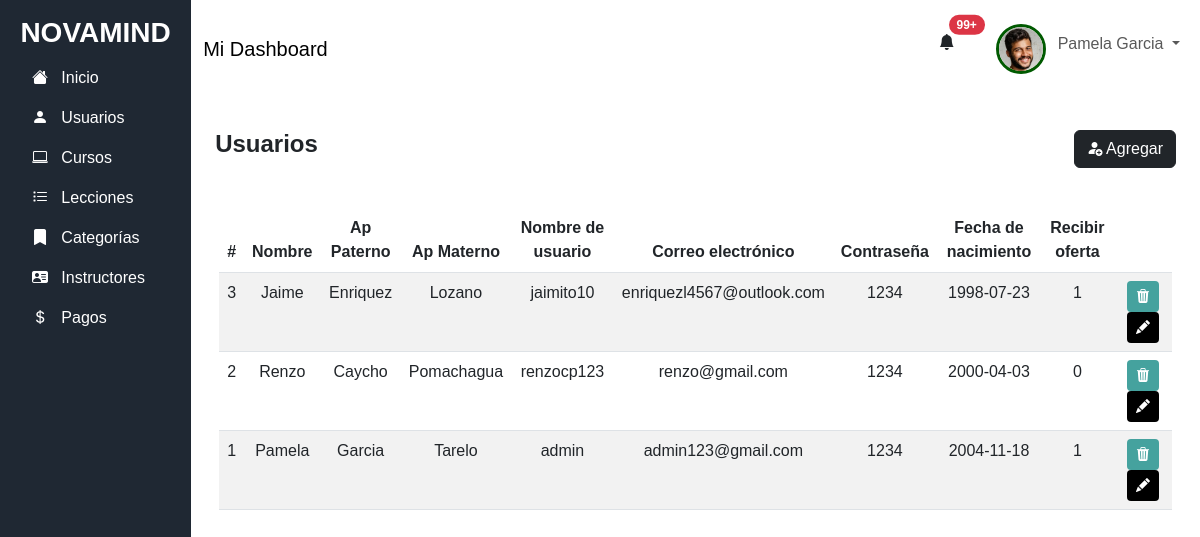
The page /admin/users.php (signed in) on the database its author committed.
### tables this page shows
create table users(
	idUser integer not null auto_increment,
	name char(30),
	ap char(30),
	am char(30),
	username varchar (50),
	email varchar(50),
	password varchar(100),
	birthDate date,
	profileImage varchar(30),
	recieveOffers boolean,
	registrationDate date,
	primary key (idUser)
);

### admin/users.php (the view, shortened to what this page needs)
<?php session_start();
    $user_data = $_SESSION['user_data'];
?>
<?php
    include "../php/conexion.php";
    $sql = "select * from users order by idUser desc";
    $res= $conexion->query("$sql") or die ($conexion->error);
?>
<!DOCTYPE html>
<html lang="en">
<head>
    <link rel="stylesheet" href="https://cdn.jsdelivr.net/npm/bootstrap-icons@1.11.3/font/bootstrap-icons.css">
   <link rel="stylesheet" href="https://cdn.jsdelivr.net/npm/bootstrap@5.3.0/dist/css/bootstrap.min.css">
   <link rel="stylesheet" href="https://cdn.jsdelivr.net/npm/sweetalert2@11.7.0/dist/sweetalert2.min.css">
    <link rel="stylesheet" href="../css/admin/usuario.css">
</head>
<body class="d-flex">
    <?php include "../layouts/aside.php"; ?>
    <main class="flex-grow-1 " >
    <?php include "../layouts/header.php"; ?>
        <section class="container mt-4 p-4">
            <div class="d-flex justify-content-between">
                <h4>Usuarios</h4>
                <button type="button" class="btn btn-dark" data-bs-toggle="modal" data-bs-target="#agregarUsuario">
                    <i class="bi bi-person-fill-add"></i>
                    Agregar
                </button>
            </div>
            <br>
            <div class="row p-3" style="text-align: center;">
                <table class="table table-striped">
                    <thead>
                      <tr>
                        <th scope="col">#</th>
                        <th scope="col">Nombre</th>
                        <th scope="col">Ap Paterno</th>
                        <th scope="col">Ap Materno</th>
                        <th scope="col">Nombre de usuario</th>
                        <th scope="col">Correo electrónico</th>
                        <th scope="col">Contraseña</th>
                        <th scope="col">Fecha de nacimiento</th>
                        <th scope="col">Recibir oferta</th>
                        <th></th>
                      </tr>
                    </thead>
                    <tbody>
                        <?php
                            while($fila = mysqli_fetch_array($res)){
                        ?>
                      <tr>
                        <td scope="row" style="text-align: center;">
                            <?php echo $fila['idUser'] ?>
                        </td>
                        <td>
                            <?php echo $fila['name'] ?>
                        </td>
                        <td>
                        <?php echo $fila['ap'] ?>
                        </td>
                        <td>
                        <?php echo $fila['am'] ?>
                        </td>
                        <td>
                        <?php echo $fila['username'] ?>
                        </td>
                        <td>
                        <?php echo $fila['email'] ?>
                        </td>
                        <td>1234</td>
                        <td>
                        <?php echo $fila['birthDate'] ?>
                        </td>
                        <td>
                        <?php echo $fila['recieveOffers'] ?>
                        </td>
                        <td>
                            <button id="eliminar" class="btn btn-sm mx-1 btnEliminar">
                                <i class="bi bi-trash3-fill"></i>
                              </button>
                            <button id="editar" class="btn btn-sm mx-1" data-bs-toggle="modal" data-bs-target="#editarUsuario">
                                <i class="bi bi-pencil-fill"></i>
                            </button>
                        </td>
                      </tr>
                      <?php  } ?>
                    </tbody>
                  </table>
            </div>
        </section>
    </main>
</body>
</html>

### layouts/aside.php
<aside class="d-flex">
        <div class="text-white p-3 vh-100 w-100" id="aside" >
            <h2 class="h3 text-center" style="font-weight: bold;">NOVAMIND</h2>
            <nav>
                <ul class="nav flex-column">
                    <li class="nav-item">
                      <a href="../admin/admin.php" class="nav-link text-white">
                        <i class="bi bi-house-fill"></i>&nbsp;&nbsp;&nbsp;Inicio
                    </a>
                    </li>
                    <li class="nav-item">
                        <a href="../admin/users.php" class="nav-link text-white">
                          <i class="bi bi-person-fill"></i>&nbsp;&nbsp;&nbsp;Usuarios
                      </a>
                    </li>
                    <li class="nav-item">
                        <a href="../admin/cursos.php" class="nav-link text-white">
                            <i class="bi bi-laptop"></i>&nbsp;&nbsp;&nbsp;Cursos
                      </a>
                    </li>
                    <li class="nav-item">
                        <a href="../admin/lecciones.php" class="nav-link text-white">
                            <i class="bi bi-list-task"></i>&nbsp;&nbsp;&nbsp;Lecciones
                        </a>
                    </li>
                    <li class="nav-item">
                        <a href="../admin/categorias.php" class="nav-link text-white">
                            <i class="bi bi-bookmark-fill"></i>&nbsp;&nbsp;&nbsp;Categorías
                        </a>
                    </li>
                    <li class="nav-item">
                        <a href="../admin/instructores.php" class="nav-link text-white">
                            <i class="bi bi-person-vcard-fill"></i>&nbsp;&nbsp;&nbsp;Instructores
                        </a>
                    </li>
                    <li class="nav-item">
                        <a href="../admin/pagos.php" class="nav-link text-white">
                            <i class="bi bi-currency-dollar"></i>&nbsp;&nbsp;&nbsp;Pagos
                        </a>
                    </li>
                </ul>
            </nav>
        </div>
    </aside>

### layouts/header.php (shortened to what this page needs)
<header class="pt-3">
            <nav class="navbar navbar-expand-lg navbar-light">
                <div class="container-fluid">
                    <a href="" class="navbar-brand">Mi Dashboard</a>
                    <div class="collapse navbar-collapse justify-content-end">
                        <ul class="navbar-nav">
                            <li class="navbar-item mx-4">
                                <button type="button" class="btn btn-ligth position-relative">
                                    <i class="bi bi-bell-fill"></i>
                                    <span class="position-absolute top-0 start-100 translate-middle badge rounded-pill bg-danger">
                                      99+
                                    </span>
                                  </button>
                            </li>
                            <li class="navbar-item mx-1">
                                <img style="border-radius: 50%; border: 3px solid rgb(0, 90, 0); width:50px;
                                height: 50px;" src="../img/admin.jpg" alt="">
                            </li>
                            <li class="navbar-item droptown">
                                <a href="" class="nav-link dropdown-toggle" id="userDropdown" role="button"
                                data-bs-toggle="dropdown" aria-expanded="false">
                                <?php echo $user_data['name'].' ' .$user_data['ap'];?>
                            </a>
                            </li>
                        </ul>
                    </div>
                </div>
            </nav>
        </header>

### css/admin/usuario.css (style rules this page uses)
body { font-family: "League Spartan", sans-serif; height: 100%; }
aside { width: 18%; }
div#aside { background-color: #1F2833; height: auto; }
h4 { font-size: 1.5rem; font-weight: bold; }
#eliminar { color: white; background-color: #45A29E; }
#editar { color: white; background-color: black; }

### rows shown on the page
users: idUser "3", name "Jaime", ap "Enriquez", am "Lozano", username "jaimito10", email "enriquezl4567@outlook.com", birthDate "1998-07-23", recieveOffers "1"
users: idUser "2", name "Renzo", ap "Caycho", am "Pomachagua", username "renzocp123", email "renzo@gmail.com", birthDate "2000-04-03", recieveOffers "0"
users: idUser "1", name "Pamela", ap "Garcia", am "Tarelo", username "admin", email "admin123@gmail.com", birthDate "2004-11-18", recieveOffers "1"

### other values the page prints
$user_data['name'] "Pamela"
$user_data['ap'] "Garcia"
